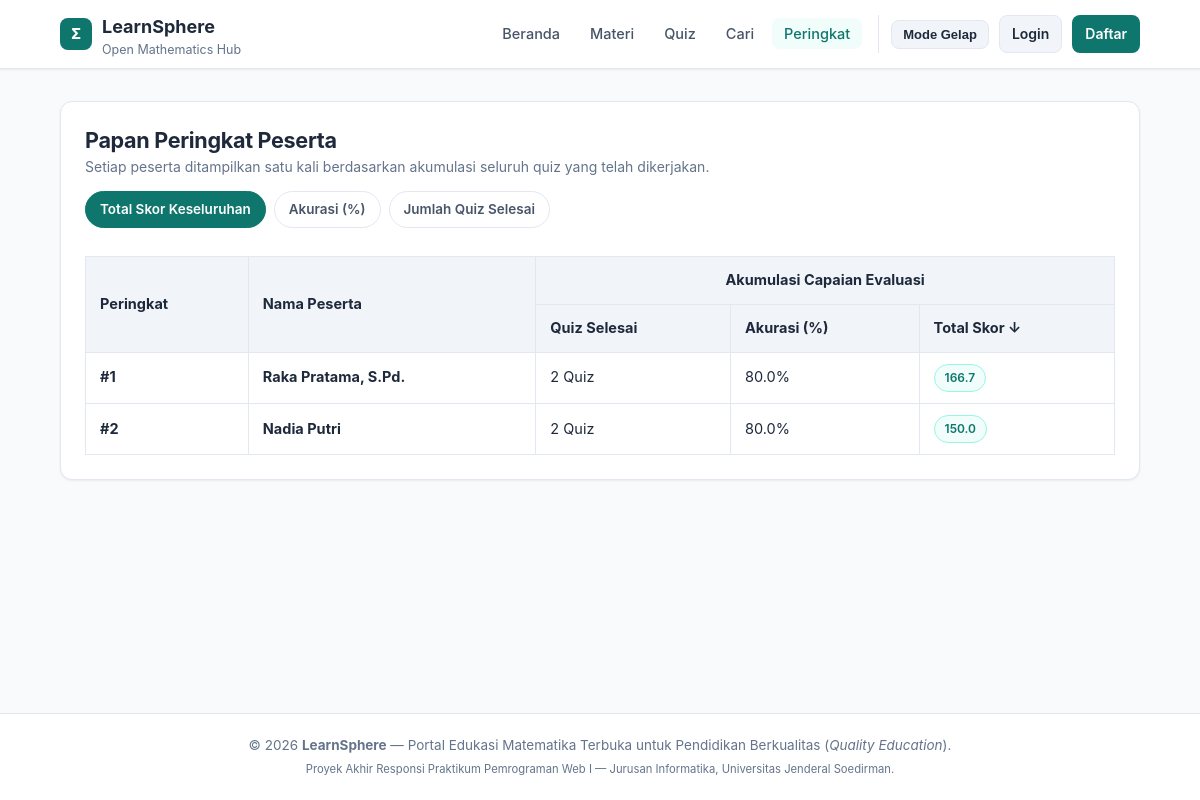
The app's page /hasil_quiz.php with its own data.
### tables this page shows
CREATE TABLE users (
    id INT(11) AUTO_INCREMENT PRIMARY KEY,
    nama_lengkap VARCHAR(100) NOT NULL,
    username VARCHAR(50) NOT NULL UNIQUE,
    email VARCHAR(100) NOT NULL UNIQUE,
    password VARCHAR(255) NOT NULL,
    role ENUM('user', 'pengajar', 'admin') NOT NULL DEFAULT 'user',
    status_pengajar ENUM('none', 'pending', 'approved', 'rejected') NOT NULL DEFAULT 'none',
    bidang_keahlian VARCHAR(200) DEFAULT NULL,
    created_at TIMESTAMP DEFAULT CURRENT_TIMESTAMP
);

### hasil_quiz.php (the view, shortened to what this page needs)
<?php
require_once 'config/koneksi.php';
$opsi_urut = ['total_skor', 'akurasi', 'quiz_selesai'];
$urut = (isset($_GET['urut']) && in_array($_GET['urut'], $opsi_urut)) ? $_GET['urut'] : 'total_skor';
if ($urut === 'akurasi') {
    $order_sql = "ORDER BY akurasi DESC, total_skor DESC, total_quiz DESC";
} elseif ($urut === 'quiz_selesai') {
    $order_sql = "ORDER BY total_quiz DESC, total_skor DESC, akurasi DESC";
} else {
    $order_sql = "ORDER BY total_skor DESC, akurasi DESC, total_quiz DESC";
}
$sql_peringkat = "SELECT
                    u.id AS user_id,
                    u.nama_lengkap,
                    COUNT(h.id) AS total_quiz,
                    SUM(h.skor) AS total_skor,
                    ROUND((SUM(h.jumlah_benar) / NULLIF(SUM(h.total_soal), 0)) * 100, 1) AS akurasi
                  FROM hasil_quiz h
                  JOIN users u ON h.user_id = u.id
                  GROUP BY u.id, u.nama_lengkap
                  $order_sql";
$peringkat_res = mysqli_query($conn, $sql_peringkat);
include 'includes/header.php';
?>
<section class="card">
    <div style="display:flex; justify-content:space-between; align-items:center; flex-wrap:wrap; gap:12px; margin-bottom:14px;">
        <div>
            <h2>Papan Peringkat Peserta</h2>
            <p style="color:var(--text-muted); font-size:14px;">
                Setiap peserta ditampilkan satu kali berdasarkan akumulasi seluruh quiz yang telah dikerjakan.
            </p>
        </div>
        <div class="filter-pills" style="margin-bottom:0;">
            <a href="hasil_quiz.php?urut=total_skor" class="pill-link <?= $urut === 'total_skor' ? 'active' : '' ?>">
                Total Skor Keseluruhan
            </a>
            <a href="hasil_quiz.php?urut=akurasi" class="pill-link <?= $urut === 'akurasi' ? 'active' : '' ?>">
                Akurasi (%)
            </a>
            <a href="hasil_quiz.php?urut=quiz_selesai" class="pill-link <?= $urut === 'quiz_selesai' ? 'active' : '' ?>">
                Jumlah Quiz Selesai
            </a>
        </div>
    </div>
    <div style="overflow-x:auto;">
        <table class="data-table">
            <thead>
                <tr>
                    <th rowspan="2">Peringkat</th>
                    <th rowspan="2">Nama Peserta</th>
                    <th colspan="3" style="text-align:center;">Akumulasi Capaian Evaluasi</th>
                </tr>
                <tr>
                    <th><?= $urut === 'quiz_selesai' ? 'Quiz Selesai &darr;' : 'Quiz Selesai' ?></th>
                    <th><?= $urut === 'akurasi' ? 'Akurasi (%) &darr;' : 'Akurasi (%)' ?></th>
                    <th><?= $urut === 'total_skor' ? 'Total Skor &darr;' : 'Total Skor' ?></th>
                </tr>
            </thead>
            <tbody>
                <?php if (mysqli_num_rows($peringkat_res) === 0): ?>
                    <tr>
                        <td colspan="5" style="text-align:center; color:var(--text-muted);">Belum ada peserta yang menyelesaikan quiz.</td>
                    </tr>
                <?php else: ?>
                    <?php $rank = 1; while ($r = mysqli_fetch_assoc($peringkat_res)): ?>
                        <?php $is_me = (isset($_SESSION['user_id']) && (int)$_SESSION['user_id'] === (int)$r['user_id']); ?>
                        <tr style="<?= $is_me ? 'background-color: var(--accent-soft);' : '' ?>">
                            <td><b>#<?= $rank++ ?></b></td>
                            <td>
                                <b><?= htmlspecialchars($r['nama_lengkap']) ?></b>
                            </td>
                            <td>
                                <?php if ($urut === 'quiz_selesai'): ?>
                                    <span class="badge badge-accent"><?= $r['total_quiz'] ?> Quiz</span>
                                <?php else: ?>
                                    <?= $r['total_quiz'] ?> Quiz
                                <?php endif; ?>
                            </td>
                            <td>
                                <?php if ($urut === 'akurasi'): ?>
                                    <span class="badge badge-accent"><?= number_format($r['akurasi'], 1) ?>%</span>
                                <?php else: ?>
                                    <?= number_format($r['akurasi'], 1) ?>%
                                <?php endif; ?>
                            </td>
                            <td>
                                <?php if ($urut === 'total_skor'): ?>
                                    <span class="badge badge-accent"><?= number_format($r['total_skor'], 1) ?></span>
                                <?php else: ?>
                                    <b><?= number_format($r['total_skor'], 1) ?></b>
                                <?php endif; ?>
                            </td>
                        </tr>
                    <?php endwhile; ?>
                <?php endif; ?>
            </tbody>
        </table>
    </div>
</section>
<?php include 'includes/footer.php'; ?>

### assets/css/style.css (style rules this page uses)
:root { --bg-page: #f8fafc; --bg-surface: #ffffff; --bg-subtle: #f1f5f9; --border-color: #e2e8f0; --border-strong: #cbd5e1; --text-primary: #1e293b; --text-secondary: #475569; --text-muted: #64748b; --accent: #0f766e; --accent-hover: #115e59; --accent-soft: #f0fdfa; --accent-border: #99f6e4; --success-bg: #ecfdf5; --success-border: #10b981; --success-text: #065f46; --error-bg: #fef2f2; --error-border: #ef4444; --error-text: #991b1b; --warning-bg: #fffbeb; --warning-border: #f59e0b; --shadow-sm: 0 1px 3px rgba(15, 23, 42, 0.04), 0 1px 2px rgba(15, 23, 42, 0.03); --shadow-md: 0 4px 12px rgba(15, 23, 42, 0.06); }
* { box-sizing: border-box; margin: 0; padding: 0; }
body { font-family: 'Inter', -apple-system, BlinkMacSystemFont, 'Segoe UI', Roboto, sans-serif; background-color: var(--bg-page); color: var(--text-primary); line-height: 1.7; font-size: 15.5px; display: flex; flex-direction: column; min-height: 100vh; transition: background-color 0.25s ease, color 0.25s ease; }
h1, h2, h3, h4 { color: var(--text-primary); font-weight: 700; letter-spacing: -0.015em; line-height: 1.35; }
h2 { font-size: 1.35rem; }
a { color: var(--accent); text-decoration: none; }
.card { background-color: var(--bg-surface); border: 1px solid var(--border-color); border-radius: 12px; padding: 24px; margin-bottom: 22px; box-shadow: var(--shadow-sm); transition: border-color 0.2s ease, box-shadow 0.2s ease; }
table.data-table { width: 100%; border-collapse: collapse; margin-top: 14px; font-size: 14.5px; }
table.data-table th, table.data-table td { border: 1px solid var(--border-color); padding: 11px 14px; text-align: left; }
table.data-table th { background-color: var(--bg-subtle); color: var(--text-primary); font-weight: 700; }
.badge { display: inline-block; padding: 3px 10px; font-size: 12px; font-weight: 600; border-radius: 20px; background-color: var(--bg-subtle); color: var(--text-secondary); border: 1px solid var(--border-color); }
.badge-accent { background-color: var(--accent-soft); color: var(--accent); border-color: var(--accent-border); }
.filter-pills { display: flex; gap: 8px; flex-wrap: wrap; margin-bottom: 20px; }
.pill-link { padding: 6px 14px; border-radius: 20px; font-size: 13.5px; font-weight: 600; background-color: var(--bg-surface); color: var(--text-secondary); border: 1px solid var(--border-color); text-decoration: none !important; transition: all 0.18s ease; }
.pill-link:hover, .pill-link.active { background-color: var(--accent); color: #ffffff !important; border-color: var(--accent); }

### records on screen
users: nama_lengkap "Raka Pratama, S.Pd.", total_quiz "2", akurasi "80.0", total_skor "166.7"
users: nama_lengkap "Nadia Putri", total_quiz "2", akurasi "80.0", total_skor "150.0"
